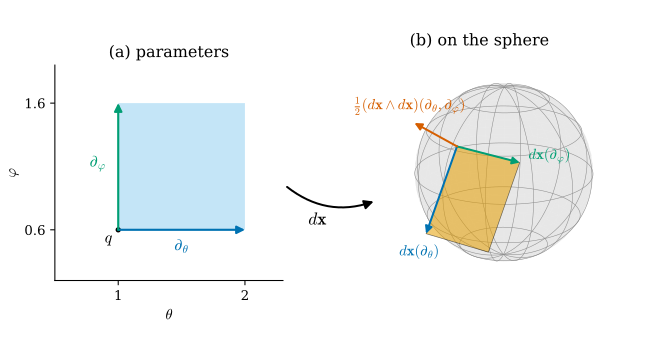

Recreate this plot in Python.
"""Figure 35.5.2: the differential dx of the sphere parametrization as an R^3-valued 1-form, and its self-wedge
(Section 35.5, Example 35.5.11 and Proposition 35.5.14).

(a) Parameter plane (theta, phi): the point q = (1.0, 0.6) with the coordinate vectors d_theta (blue) and d_phi
    (green) and the unit square they span (light blue).
(b) The unit sphere x(theta, phi) = (sin theta cos phi, sin theta sin phi, cos theta) (r = 1, grey) and, at x(q):
    dx(d_theta) = x_theta (blue, length 1), dx(d_phi) = x_phi (green, length sin 1.0 = 0.841), the parallelogram they
    span (orange), and the vector (dx ^ dx)(d_theta, d_phi) = 2 x_theta x x_phi = 2 sin(theta) N (vermillion, drawn
    at half length; true length 1.683 = twice the area 0.841 of the orange parallelogram), along the outward N.
Self-checks: (dx ^ dx)(u, v) = dx(u) x dx(v) - dx(v) x dx(u) = 2 dx(u) x dx(v); x_theta x x_phi = sin(theta) x;
the inner product wedge <dx ^ dx>(d_theta, d_phi) = 0.
"""
import numpy as np

import dgfig

dgfig.setup()
import matplotlib.pyplot as plt  # noqa: E402
from matplotlib.patches import FancyArrowPatch, Polygon  # noqa: E402
from mpl_toolkits.mplot3d.art3d import Poly3DCollection  # noqa: E402

C = dgfig.COLORS
th0, ph0 = 1.0, 0.6


def X(th, ph):
    th, ph = np.broadcast_arrays(np.asarray(th, float), np.asarray(ph, float))
    return np.array([np.sin(th) * np.cos(ph), np.sin(th) * np.sin(ph), np.cos(th)])


p = X(th0, ph0)
xt = np.array([np.cos(th0) * np.cos(ph0), np.cos(th0) * np.sin(ph0), -np.sin(th0)])
xp = np.array([-np.sin(th0) * np.sin(ph0), np.sin(th0) * np.cos(ph0), 0.0])
wedge = np.cross(xt, xp) - np.cross(xp, xt)
assert np.allclose(wedge, 2 * np.cross(xt, xp))
assert np.allclose(np.cross(xt, xp), np.sin(th0) * p)
assert abs(np.linalg.norm(wedge) - 2 * np.sin(th0)) < 1e-14
assert abs((xt @ xp) - (xp @ xt)) < 1e-15            # <dx ^ dx>(d_theta, d_phi) = 0
assert abs(np.linalg.norm(xp) - 0.841) < 5e-4 and abs(np.linalg.norm(wedge) - 1.683) < 5e-4

fig = plt.figure(figsize=(6.6, 3.5))
axA = fig.add_axes([0.02, 0.12, 0.36, 0.76])
q = np.array([th0, ph0])
axA.add_patch(Polygon([q, q + [1, 0], q + [1, 1], q + [0, 1]], closed=True, facecolor=C["region"], alpha=0.35,
                      edgecolor="none", zorder=0))
for vv, col, lab, off in [((1, 0), C["tangent"], r"$\partial_\theta$", (0.5, -0.16)),
                          ((0, 1), C["third"], r"$\partial_\varphi$", (-0.16, 0.5))]:
    axA.add_patch(FancyArrowPatch(tuple(q), tuple(q + vv), arrowstyle="-|>", mutation_scale=12, color=col, lw=1.6,
                                  shrinkA=0, shrinkB=0, zorder=3))
    axA.text(q[0] + off[0], q[1] + off[1], lab, color=col, fontsize=12, ha="center")
axA.plot(*q, "o", color=C["main"], ms=3)
axA.text(q[0] - 0.05, q[1] - 0.1, r"$q$", fontsize=12, ha="right")
axA.set_xlim(0.5, 2.3)
axA.set_ylim(0.2, 1.9)
axA.set_aspect("equal")
axA.set_xlabel(r"$\theta$")
axA.set_ylabel(r"$\varphi$")
for sp_ in ("top", "right"):
    axA.spines[sp_].set_visible(False)
axA.set_xticks([1.0, 2.0])
axA.set_yticks([0.6, 1.6])
axA.set_title("(a) parameters", fontsize=12)

ax = fig.add_axes([0.38, 0.0, 0.62, 1.0], projection="3d", computed_zorder=False)
ax.view_init(elev=20, azim=72)
ax.set_axis_off()
T, Pp = np.meshgrid(np.linspace(0, np.pi, 31), np.linspace(0, 2 * np.pi, 61), indexing="ij")
ax.plot_surface(np.sin(T) * np.cos(Pp), np.sin(T) * np.sin(Pp), np.cos(T), color=C["surface"], alpha=0.3, linewidth=0,
                shade=False, zorder=1)
for tt in np.linspace(np.pi / 6, 5 * np.pi / 6, 5):
    c = X(tt, np.linspace(0, 2 * np.pi, 121))
    ax.plot(*c, color="#8C8C8C", lw=0.4, zorder=2)
for pp in np.linspace(0, 2 * np.pi, 13)[:-1]:
    c = X(np.linspace(0, np.pi, 61), pp)
    ax.plot(*c, color="#8C8C8C", lw=0.4, zorder=2)
ax.add_collection3d(Poly3DCollection([[p, p + xt, p + xt + xp, p + xp]], facecolor=C["accent"], alpha=0.55,
                                     edgecolor=C["main"], lw=0.5, zorder=4))
dgfig.arrow3d(ax, p, xt, role="tangent", label=r"$d\mathbf{x}(\partial_\theta)$", label_offset=(0.05, 0.0, -0.12),
              zorder=6, fontsize=11)
dgfig.arrow3d(ax, p, xp, role="third", label=r"$d\mathbf{x}(\partial_\varphi)$", label_offset=(0.0, 0.08, 0.12),
              zorder=6, fontsize=11, ha="left")
dgfig.arrow3d(ax, p, 0.5 * wedge, role="normal", label=r"$\frac{1}{2}(d\mathbf{x}\wedge d\mathbf{x})(\partial_\theta, \partial_\varphi)$",
              label_offset=(0.0, 0.0, 0.16), zorder=7, fontsize=11)
dgfig.equal_aspect(ax, np.array([[-1, -1, -1], [1.6, 1.4, 1.3]]), zoom=1.15)
dgfig.map_arrow(fig, axA, ax, r"$d\mathbf{x}$", xy_from=(1.0, 0.45), xy_to=(0.2, 0.42), rad=0.3)
ax.set_title("(b) on the sphere", fontsize=12, y=0.93)
dgfig.save(fig, __file__)
